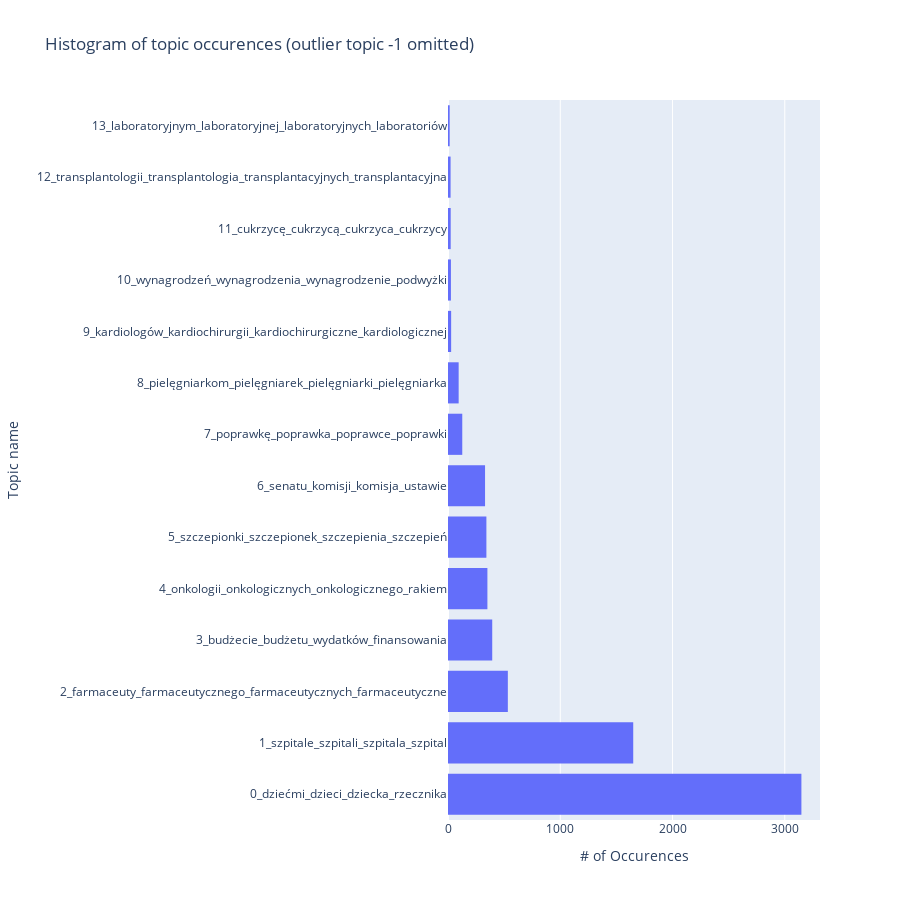

The code cell stored with this chart in its notebook:
### Code cell
ignore_outlier = True
topic_info_df = topic_model.get_topic_info()
if (ignore_outlier):
    topic_info_df = topic_info_df.loc[topic_info_df.Topic != -1]

fig = px.histogram(y=topic_info_df['Name'], x=topic_info_df['Count'], orientation='h', title='Histogram of topic occurences' + (' (outlier topic -1 omitted)' if ignore_outlier else ''))
fig.update_layout(height=900)
fig.update_xaxes(title_text='# of Occurences')

# Update y-axis label
fig.update_yaxes(title_text='Topic name')
fig.show()

### Figure 1 — Plotly figure (JSON) as saved in the notebook; plotly's stock layout.template omitted (floating-point values rounded to 4 significant figures)
{"data": [{"alignmentgroup": "True", "bingroup": "y", "histfunc": "sum", "hovertemplate": "sum of x=%{x}<br>y=%{y}<extra></extra>", "legendgroup": "", "marker": {"color": "#636efa", "pattern": {"shape": ""}}, "name": "", "offsetgroup": "", "orientation": "h", "showlegend": false, "type": "histogram", "x": [3148, 1650, 533, 394, 351, 342, 330, 127, 95, 28, 26, 24, 23, 15], "xaxis": "x", "y": ["0_dziećmi_dzieci_dziecka_rzecznika", "1_szpitale_szpitali_szpitala_szpital", "2_farmaceuty_farmaceutycznego_farmaceutycznych_farmaceutyczne", "3_budżecie_budżetu_wydatków_finansowania", "4_onkologii_onkologicznych_onkologicznego_rakiem", "5_szczepionki_szczepionek_szczepienia_szczepień", "6_senatu_komisji_komisja_ustawie", "7_poprawkę_poprawka_poprawce_poprawki", "8_pielęgniarkom_pielęgniarek_pielęgniarki_pielęgniarka", "9_kardiologów_kardiochirurgii_kardiochirurgiczne_kardiologicznej", "10_wynagrodzeń_wynagrodzenia_wynagrodzenie_podwyżki", "11_cukrzycę_cukrzycą_cukrzyca_cukrzycy", "12_transplantologii_transplantologia_transplantacyjnych_transplantacyjna", "13_laboratoryjnym_laboratoryjnej_laboratoryjnych_laboratoriów"], "yaxis": "y"}], "layout": {"barmode": "relative", "height": 900, "legend": {"tracegroupgap": 0}, "title": {"text": "Histogram of topic occurences (outlier topic -1 omitted)"}, "xaxis": {"anchor": "y", "domain": [0, 1], "title": {"text": "# of Occurences"}}, "yaxis": {"anchor": "x", "domain": [0, 1], "title": {"text": "Topic name"}}}}
